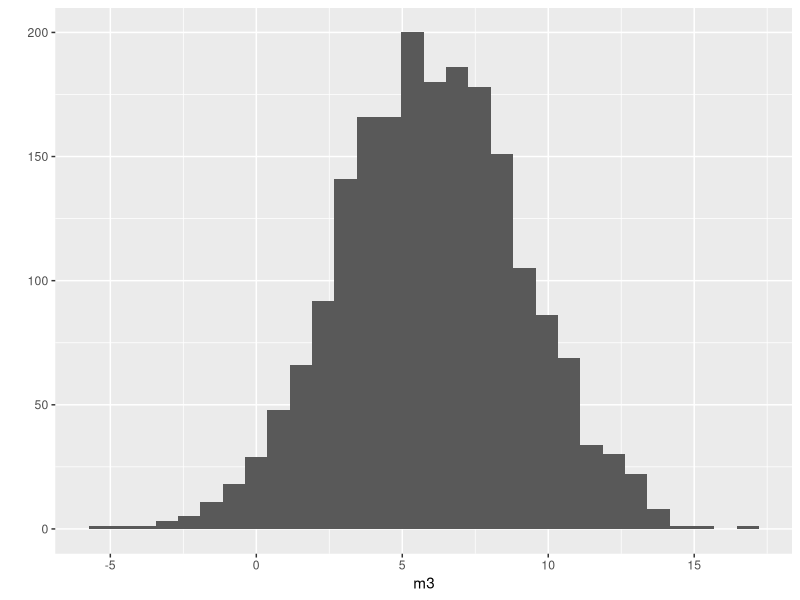

Write the R code that produced this figure.
########################Standard Deviation Greatness#################
library(ggplot2)
m3 <- rnorm(n=2000, mean = 6, sd = 3)
head(m3)
sd <- sd(m3)
mean <- mean(m3)
oneSdPositive <- mean +sd
oneSdNegative <- mean -sd
qplot(m3)
length(m3[m3 < oneSdPositive & m3 > oneSdNegative])/length(m3)

twoSdPositive <- mean + 2 * sd
twoSdNegative <- mean - 2 * sd

length(m3[m3 <= twoSdPositive & m3 >= twoSdNegative])/length(m3)

#########################################################################
